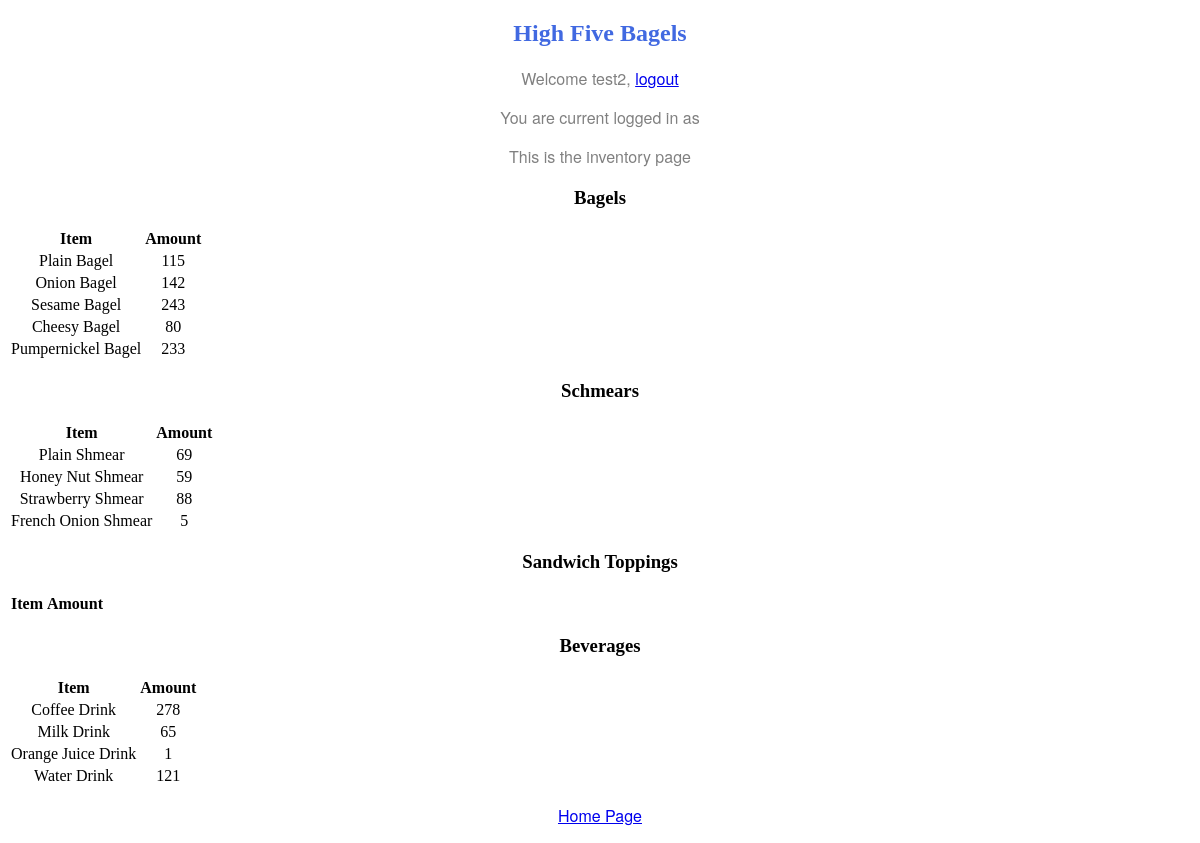
/home/inventory/ (signed in), run on an earlier commit of the app's database.
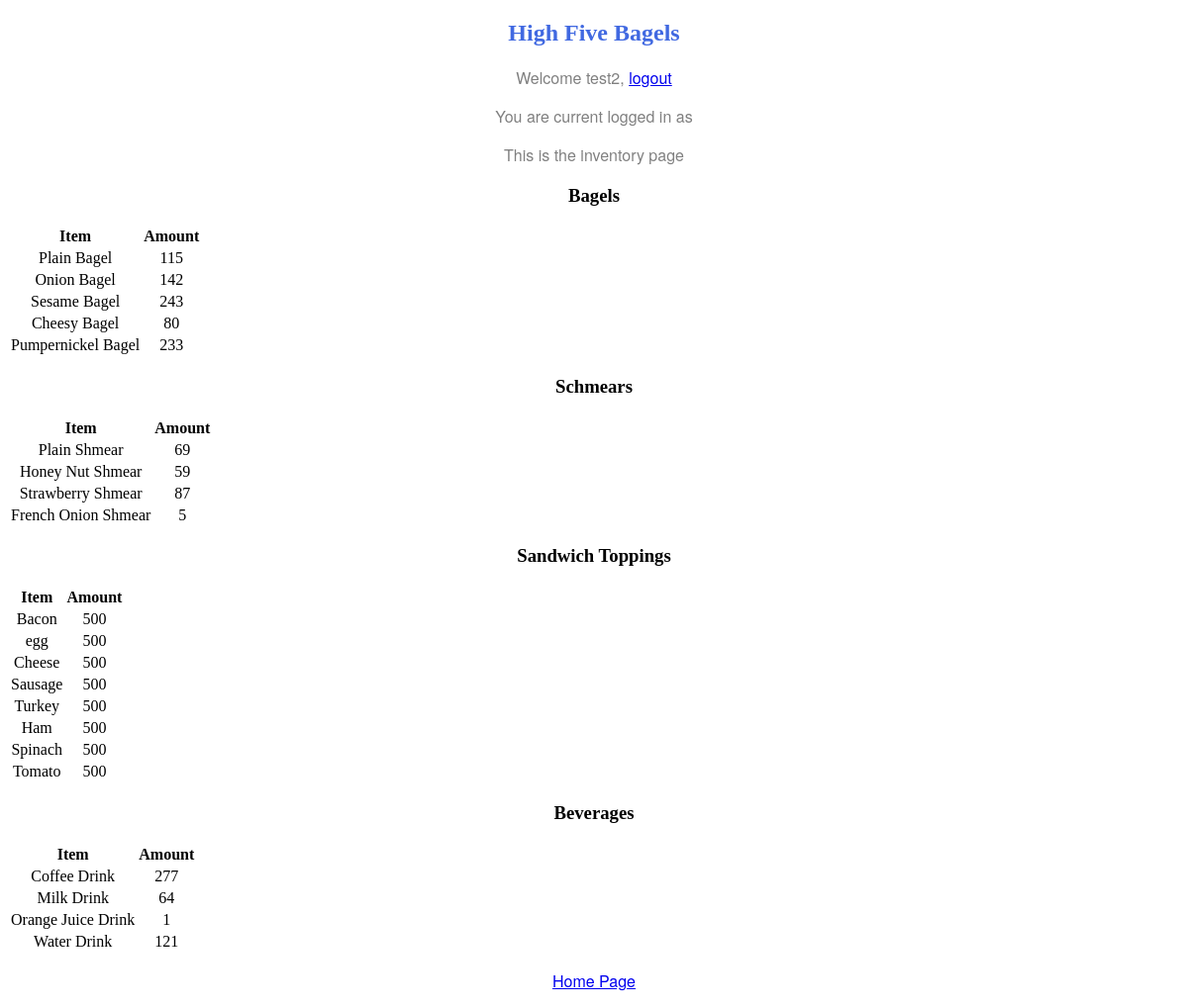
And on a later commit of the database.
### home/models.py (models this page shows, shortened)
class foodItem(models.Model):
    type = models.CharField(max_length=200)
    sub_type = models.CharField(max_length=200)
    inv_count = models.IntegerField()
    price = models.DecimalField(decimal_places=2,max_digits=10)
    item_id = models.IntegerField(default=random.randint(1000, 140000))

class Ingredients(models.Model):
    type = models.CharField(max_length=200)
    price = models.DecimalField(decimal_places=2, max_digits=10)
    inv_count = models.IntegerField(default=0)

### home/views.py (the view)
# urls.py: path('inventory/', views.inventory, name='inventory'),
def inventory(request):
    bagel_list = foodItem.objects.exclude(
        type__in = ['Sandwich', 'Shmear', 'Drink'],
    )
    shmear_list = foodItem.objects.exclude(
        type__in = ['Sandwich', 'Drink', 'Bagel'],
    )
    drink_list = foodItem.objects.exclude(
        type__in = ['Sandwich', 'Bagel', 'Shmear'],
    )
    ing_list = Ingredients.objects.all()
    context = {
        'user': request.user,
        'bagel_list' : bagel_list,
        'shmear_list' : shmear_list,
        'drink_list' : drink_list,
        'ing_list' : ing_list,
    }
    return render(request, 'home/inventory.html', context)

### home/templates/home/inventory.html (shortened to what this page needs)
{% load static %}
<!DOCTYPE html>
<html lang="en">
	<head>
		<link href="{% static 'home/style.css' %}" rel="stylesheet">
	</head>
	<body>
		<h2>High Five Bagels</h2>
		{% if user.is_authenticated %}
		<p>Welcome {{ user.username }}, <a href='/accounts/logout/?next=/'>logout</a></p>
		<p>You are current logged in as {{ group }}</p>
		<p>This is the inventory page</p>
		<div class="row">
			<div class="column">
				<h3>Bagels</h3>
                <table class="center">
                    <thead>
						<tr>
							<th>Item</th>
							<th>Amount</th>
						</tr>
					</thead>
                    <tbody>
                        {% for food_item in bagel_list %}
                        <tr>
                            <td class="left">{{ food_item.sub_type }} {{ food_item.type }}</td>
                            <td>{{ food_item.inv_count }}</td>
                        </tr>
                        {% endfor %}
                    </tbody>
                </table>
			</div>
			<div class="column">
				<h3>Schmears</h3>
                <table class="center">
                    <thead>
						<tr>
							<th>Item</th>
							<th>Amount</th>
						</tr>
					</thead>
                    <tbody>
                        {% for food_item in shmear_list %}
                        <tr>
                            <td class="left">{{ food_item.sub_type }} {{ food_item.type }}</td>
                            <td>{{ food_item.inv_count }}</td>
                        </tr>
                        {% endfor %}
                    </tbody>
                </table>
			</div>
		</div>
		<div class="row">
			<div class="column">
                <h3>Sandwich Toppings</h3>
                <table class="center">
                    <thead>
						<tr>
							<th>Item</th>
							<th>Amount</th>
						</tr>
					</thead>
                    <tbody>
                        {% for ing_item in ing_list %}
                        <tr>
                            <td class="left">{{ ing_item.sub_type }} {{ ing_item.type }}</td>
                            <td>{{ ing_item.inv_count }}</td>
                        </tr>
                        {% endfor %}
                    </tbody>
                </table>
			</div>
			<div class="column">
				<h3>Beverages</h3>
                <table class="center">
                    <thead>
						<tr>
							<th>Item</th>
							<th>Amount</th>
						</tr>
					</thead>
                    <tbody>
                        {% for food_item in drink_list %}
                        <tr>
                            <td class="left">{{ food_item.sub_type }} {{ food_item.type }}</td>
                            <td>{{ food_item.inv_count }}</td>
                        </tr>
                        {% endfor %}
                    </tbody>
                </table>
			</div>
		</div>
		<p><a href="/">Home Page</a></p>
		{% else %}
		<p>You are not currently logged in, <a href="/accounts/login/">login here.</a>
		{% endif %}
	</body>
</html>

What changed in the data, as far as the page shows it:
changed foodItem "Strawberry": inv_count "88" → "87"
added Ingredients: type "Bacon", inv_count "500"
added Ingredients: type "egg", inv_count "500"
added Ingredients: type "Cheese", inv_count "500"
added Ingredients: type "Sausage", inv_count "500"
added Ingredients: type "Turkey", inv_count "500"
added Ingredients: type "Ham", inv_count "500"
added Ingredients: type "Spinach", inv_count "500"
added Ingredients: type "Tomato", inv_count "500"
changed foodItem "Coffee": inv_count "278" → "277"
changed foodItem "Milk": inv_count "65" → "64"
